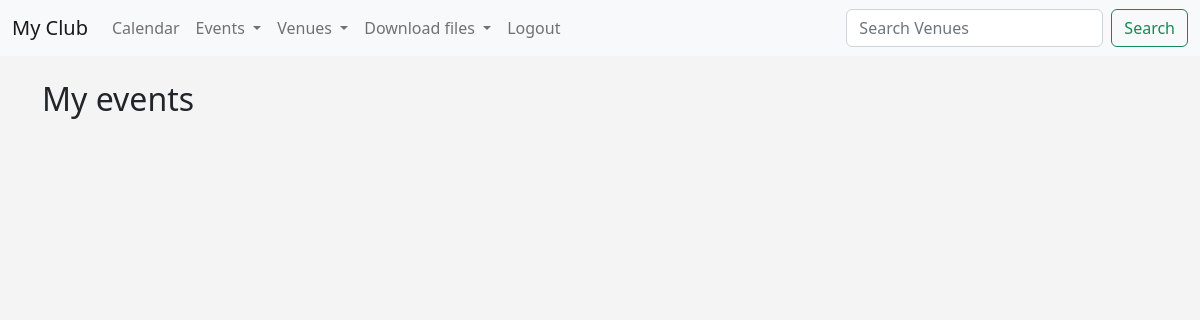
The app's page /my_events (signed in), older data.
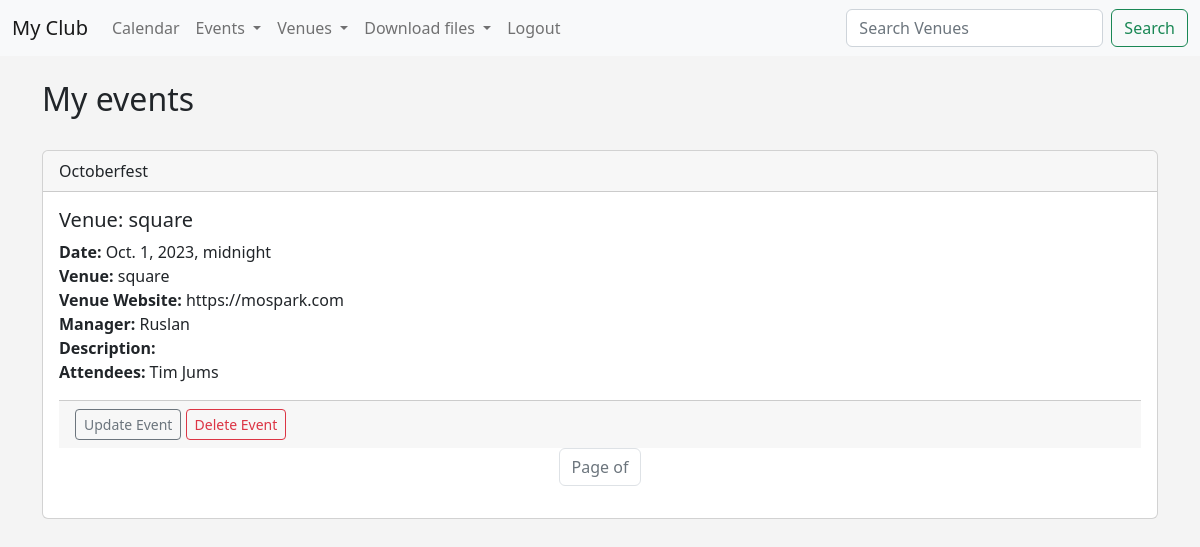
The same page, newer data.
### events/models.py (models this page shows)
class Event(models.Model):
    name = models.CharField('Event Name', max_length=120)
    event_date = models.DateTimeField('Event Date')
    venue = models.ForeignKey(Venue, on_delete=models.CASCADE, blank=True, null=True)
    manager = models.ForeignKey(User, blank=True, null=True, on_delete=models.SET_NULL)
    description = models.TextField(blank=True)
    attendees = models.ManyToManyField(MyClubUser, blank=True)
    def __str__(self):
        return self.name

class Venue(models.Model):
    name = models.CharField('Venue Name', max_length=120)
    address = models.CharField(max_length=300)
    zip_code = models.CharField('ZIp code', max_length=15)
    phone = models.CharField('Contact Phone', max_length=25, blank=True)
    web = models.URLField('Website Address', blank=True)
    email_address = models.EmailField('Email Address', blank=True)
    owner = models.IntegerField("Venue Owner", blank=False, default=1)
    def __str__(self):
        return self.name

class MyClubUser(models.Model):
    first_name = models.CharField(max_length=30)
    last_name = models.CharField(max_length=30)
    email = models.EmailField('User Email')
    def __str__(self):
        return self.first_name + ' ' + self.last_name

### events/views.py (the view)
# urls.py: path('my_events', views.my_events, name='my-events'),
def my_events(request):
    if request.user.is_authenticated:
        me = request.user.id
        events = Event.objects.filter(attendees=me)
        return render(request, 'events/my_events.html', {"events": events})
    else:
        messages.success(request, "You aren't authorized to view this page")
        return redirect('home')

### events/templates/events/my_events.html (shortened to what this page needs)
{% extends 'events/base.html' %}
{% block content %}
    <h2>My events</h2>
    <br>
{% for event in events %}
    <div class="card">
          <div class="card-header">
            {{ event }}
          </div>
          <div class="card-body">
            <h5 class="card-title">Venue: {{event.venue }}</h5>
            <p class="card-text">
            <strong>Date: </strong> {{event.event_date }}<br/>
            <strong>Venue: </strong> {{event.venue }}<br/>
            <strong>Venue Website: </strong>{{event.venue.web }}<br/>
            <strong>Manager: </strong>{{event.manager }}<br/>
            <strong>Description: </strong> {{event.decsription }} <br/>
            <strong>Attendees: </strong>
              {% for user in event.attendees.all %}
                {{ user }}<br/>
              {% endfor %}
            </p>
     {% if user.is_authenticated %}
        {% if user == event.manager %}
          <div class="card-footer text-muted">
          <a href="{% url 'update-event' event.id %}" class="btn btn-outline-secondary btn-sm"> Update Event</a>  <a href="{% url 'delete-event' event.id %}" class="btn btn-outline-danger btn-sm"> Delete Event</a>
          </div>
       {% endif %}
      {% endif %}
<nav aria-label="Page navigation example">
  <ul class="pagination justify-content-center">
          <li class="page-item disabled"><a href="#" class="page-link">Page {{ events.number }} of {{events.paginator.num_pages}}</a></li>
    </ul>
  </div>
 {% endfor %}
{% endblock %}

Row changes from the older to the newer data that the page shows:
added Event: name "Octoberfest", venue "square", event_date "Oct. 1, 2023, midnight", venue.web "https://mospark.com", manager "Ruslan", shows "Update Event"
now on this page (row unchanged): MyClubUser: first_name+last_name "Tim Jums"
